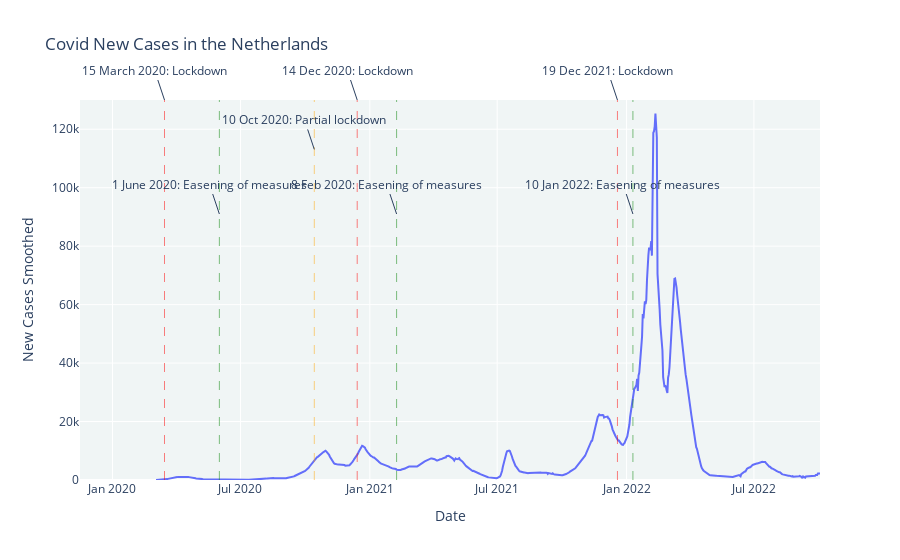

Notebook code for this chart:
### Code cell
fig = px.line(covid_nl_clean_df, x="date", y="new_cases_smoothed", animation_group="new_cases_smoothed", hover_name="new_cases_smoothed", range_y=[0,130000], title = "Covid New Cases in the Netherlands")
fig.add_vline(x= "2020-03-15", line_dash = 'dash', line_width = 0.5, line_color = 'red', name='Lockdown')
fig.add_annotation(x="2020-03-15", y=1, yref="paper", text="15 March 2020: Lockdown")

fig.add_vline(x= "2020-06-01", line_dash = 'dash', line_width = 0.5, line_color = 'green', name='Easening of measures')
fig.add_annotation(x="2020-06-01", y=0.7, yref="paper", text="1 June 2020: Easening of measures")

fig.add_vline(x= "2020-10-14", line_dash = 'dash', line_width = 0.5, line_color = 'orange', name='Partial lockdown')
fig.add_annotation(x="2020-10-14", y=0.87, yref="paper", text="10 Oct 2020: Partial lockdown")

fig.add_vline(x= "2020-12-14", line_dash = 'dash', line_width = 0.5, line_color = 'red')
fig.add_annotation(x="2020-12-14", y=1, yref="paper", text="14 Dec 2020: Lockdown")

fig.add_vline(x= "2021-02-08", line_color = 'green', line_width = 0.5, line_dash ='dash')
fig.add_annotation(x="2021-02-08", y=0.7, yref="paper", text="8 Feb 2020: Easening of measures")

fig.add_vline(x= "2021-12-19", line_color = 'red', line_width = 0.5, line_dash ='dash')
fig.add_annotation(x="2021-12-19", y=1, yref="paper", text="19 Dec 2021: Lockdown")

fig.add_vline(x= "2022-01-10", line_color = 'green', line_width = 0.5, line_dash ='dash')
fig.add_annotation(x="2022-01-10", y=0.7, yref="paper", text="10 Jan 2022: Easening of measures")

fig.update_layout(xaxis_title= 'Date', yaxis_title = 'New Cases Smoothed')
fig.layout.plot_bgcolor='#f0f5f5'
fig.show()

### Figure 1 — Plotly figure (JSON) as saved in the notebook; plotly's stock layout.template omitted (floating-point values rounded to 4 significant figures; data arrays with more than 128 entries replaced by an {"elided": "..."} marker saying what was removed)
{"data": [{"hovertemplate": "<b>%{hovertext}</b><br><br>date=%{x}<br>new_cases_smoothed=%{y}<extra></extra>", "hovertext": {"elided": "945 float values"}, "ids": {"elided": "945 float values"}, "legendgroup": "", "line": {"color": "#636efa", "dash": "solid"}, "marker": {"symbol": "circle"}, "mode": "lines", "name": "", "orientation": "v", "showlegend": false, "type": "scatter", "x": {"elided": "945 str values"}, "xaxis": "x", "y": {"elided": "945 float values"}, "yaxis": "y"}], "layout": {"annotations": [{"text": "15 March 2020: Lockdown", "x": "2020-03-15", "y": 1, "yref": "paper"}, {"text": "1 June 2020: Easening of measures", "x": "2020-06-01", "y": 0.7, "yref": "paper"}, {"text": "10 Oct 2020: Partial lockdown", "x": "2020-10-14", "y": 0.87, "yref": "paper"}, {"text": "14 Dec 2020: Lockdown", "x": "2020-12-14", "y": 1, "yref": "paper"}, {"text": "8 Feb 2020: Easening of measures", "x": "2021-02-08", "y": 0.7, "yref": "paper"}, {"text": "19 Dec 2021: Lockdown", "x": "2021-12-19", "y": 1, "yref": "paper"}, {"text": "10 Jan 2022: Easening of measures", "x": "2022-01-10", "y": 0.7, "yref": "paper"}], "legend": {"tracegroupgap": 0}, "plot_bgcolor": "#f0f5f5", "shapes": [{"line": {"color": "red", "dash": "dash", "width": 0.5}, "name": "Lockdown", "type": "line", "x0": "2020-03-15", "x1": "2020-03-15", "xref": "x", "y0": 0, "y1": 1, "yref": "y domain"}, {"line": {"color": "green", "dash": "dash", "width": 0.5}, "name": "Easening of measures", "type": "line", "x0": "2020-06-01", "x1": "2020-06-01", "xref": "x", "y0": 0, "y1": 1, "yref": "y domain"}, {"line": {"color": "orange", "dash": "dash", "width": 0.5}, "name": "Partial lockdown", "type": "line", "x0": "2020-10-14", "x1": "2020-10-14", "xref": "x", "y0": 0, "y1": 1, "yref": "y domain"}, {"line": {"color": "red", "dash": "dash", "width": 0.5}, "type": "line", "x0": "2020-12-14", "x1": "2020-12-14", "xref": "x", "y0": 0, "y1": 1, "yref": "y domain"}, {"line": {"color": "green", "dash": "dash", "width": 0.5}, "type": "line", "x0": "2021-02-08", "x1": "2021-02-08", "xref": "x", "y0": 0, "y1": 1, "yref": "y domain"}, {"line": {"color": "red", "dash": "dash", "width": 0.5}, "type": "line", "x0": "2021-12-19", "x1": "2021-12-19", "xref": "x", "y0": 0, "y1": 1, "yref": "y domain"}, {"line": {"color": "green", "dash": "dash", "width": 0.5}, "type": "line", "x0": "2022-01-10", "x1": "2022-01-10", "xref": "x", "y0": 0, "y1": 1, "yref": "y domain"}], "title": {"text": "Covid New Cases in the Netherlands"}, "xaxis": {"anchor": "y", "domain": [0, 1], "title": {"text": "Date"}}, "yaxis": {"anchor": "x", "domain": [0, 1], "range": [0, 130000], "title": {"text": "New Cases Smoothed"}}}}
